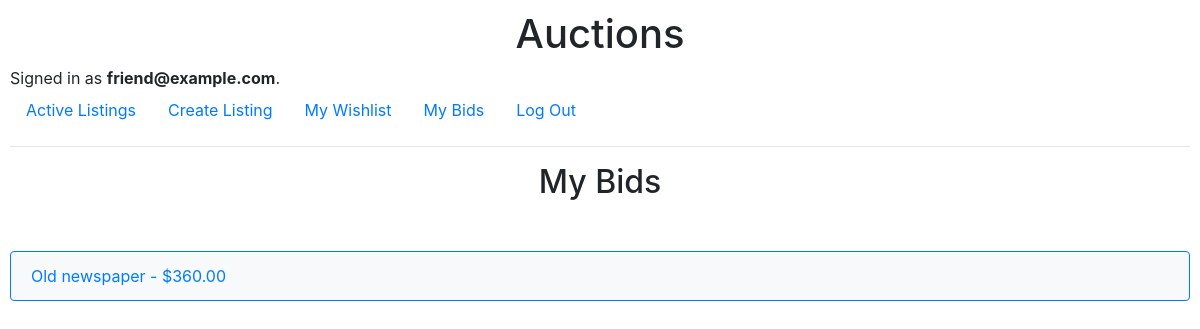
Before: /bids (signed in) with the older database file.
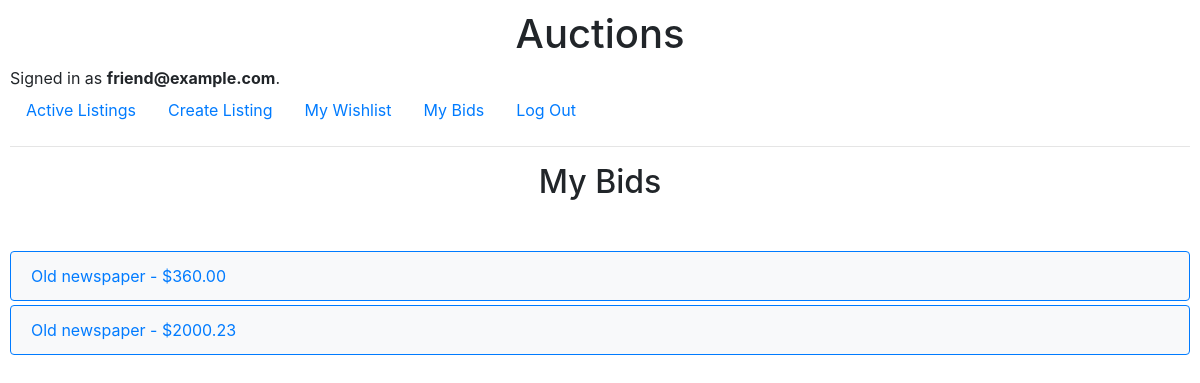
After: the same page with the newer database file.
### auctions/models.py (models this page shows)
class User(AbstractUser):
    pass

class Bid(models.Model):
    bid_amount = models.DecimalField(max_digits=10, decimal_places=2, default=0)
    bidder = models.ForeignKey(
        User, on_delete=models.CASCADE, related_name="bids", blank=True, null=True
    )
    listing = models.ForeignKey(
        Listing,
        on_delete=models.CASCADE,
        related_name="bids",
        blank=True,
        null=True,
    )

class Listing(models.Model):
    title = models.CharField(max_length=64, default="")
    description = models.TextField(blank=True, default="")
    starting_bid = models.DecimalField(
        max_digits=10, decimal_places=2, default=0, verbose_name="Starting bid: ($US)"
    )
    image_url = models.URLField(default="")
    category = models.CharField(max_length=64, default="")
    active = models.BooleanField(default=True)
    creator = models.ForeignKey(
        User,
        on_delete=models.CASCADE,
        blank=True,
        null=True,
        related_name="listings",
    )
    deadline = models.DateTimeField(default=get_default_deadline)

### auctions/views.py (the view)
# urls.py: path("bids", views.bids, name="bids"),
@login_required
def bids(request):
    bids = Bid.objects.filter(bidder=request.user)
    winners = {}
    for bid in bids:
        listing = bid.listing
        winner, _ = get_winner(listing)
        if winner:
            winners[listing.id] = winner
    return render(request, "auctions/bids.html", {"bids": bids, "winners": winners})

### auctions/templatetags/custom_filters.py (called while the page is built)
@register.filter
def get_item(dictionary, key):
    return dictionary.get(key)

### auctions/views.py (called while the page is built)
def get_winner(listing):
    winner = None
    winner_bid_amount = None
    if timezone.now() > listing.deadline:
        all_bids = Bid.objects.filter(listing=listing)
        if all_bids:
            winning_bid = all_bids.order_by("-bid_amount").first()
            winner = winning_bid.bidder
            winner_bid_amount = winning_bid.bid_amount
    return winner, winner_bid_amount

### auctions/templates/auctions/bids.html (shortened to what this page needs)
{% extends "auctions/layout.html" %}
{% load custom_filters %}
{% block body %}
  <h2>My Bids</h2>
  <ul class="list-group">
    {% for bid in bids %}
    <a href="{% url 'listing' bid.listing.id %}">
      <li class="list-group-item d-flex justify-content-between align-items-center mb-1">
        {{ bid.listing.title }} - ${{ bid.bid_amount }}
        </li>
    </a>
    {% empty %}
      <li class="list-group-item">No bids yet.</li>
    {% endfor %}
  </ul>
{% endblock %}

### auctions/templates/auctions/layout.html (shortened to what this page needs)
{% load static %}
<!DOCTYPE html>
<html lang="en">
  <head>
    <link
      rel="stylesheet"
      href="https://stackpath.bootstrapcdn.com/bootstrap/4.4.1/css/bootstrap.min.css"
    />
    <link href="{% static 'auctions/styles.css' %}" rel="stylesheet" />
  </head>
  <body>
    <h1>Auctions</h1>
    <div>
      {% if user.is_authenticated %}
      Signed in as
      <strong>{{ user.username }}</strong>.
      {% else %} Not signed in.
      {% endif %}
    </div>
    <ul class="nav">
      <li class="nav-item">
        <a class="nav-link" href="{% url 'index' %}">Active Listings</a>
      </li>
      {% if user.is_authenticated %}
      <li class="nav-item">
        <a class="nav-link" href="{% url 'create' %}">Create Listing</a>
      </li>
      <li class="nav-item">
        <a class="nav-link" href="{% url 'wishlist' %}">My Wishlist</a>
      </li>
      <li class="nav-item">
        <a class="nav-link" href="{% url 'bids' %}">My Bids</a>
      </li>
      {% endif %}
      {% if user.is_authenticated %}
      <li class="nav-item">
        <a class="nav-link" href="{% url 'logout' %}">Log Out</a>
      </li>
      {% endif %}
    </ul>
    <hr />
    {% block body %} {% endblock %}
  </body>
</html>

### auctions/static/auctions/styles.css (style rules this page uses)
body { padding: 10px; }
h1, h2 { text-align: center; }
h2 { margin-bottom: 50px; }
ul.list-group a { text-decoration: none; }
.list-group-item { background-color: #f8f9fa; border-color: #007bff; }

Changed rows visible on the page:
added Bid: listing "Old newspaper", bid_amount "2000.23"
